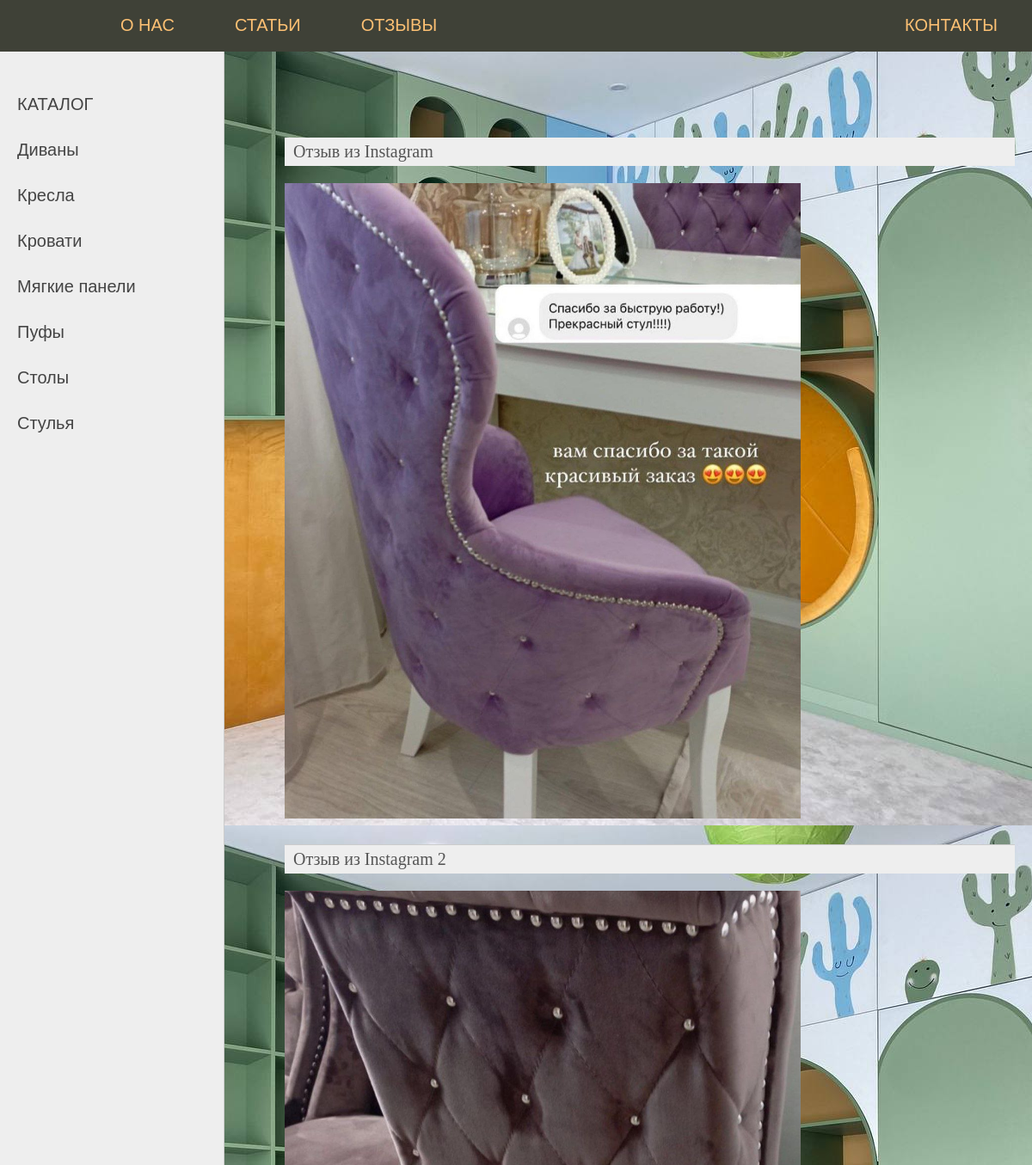
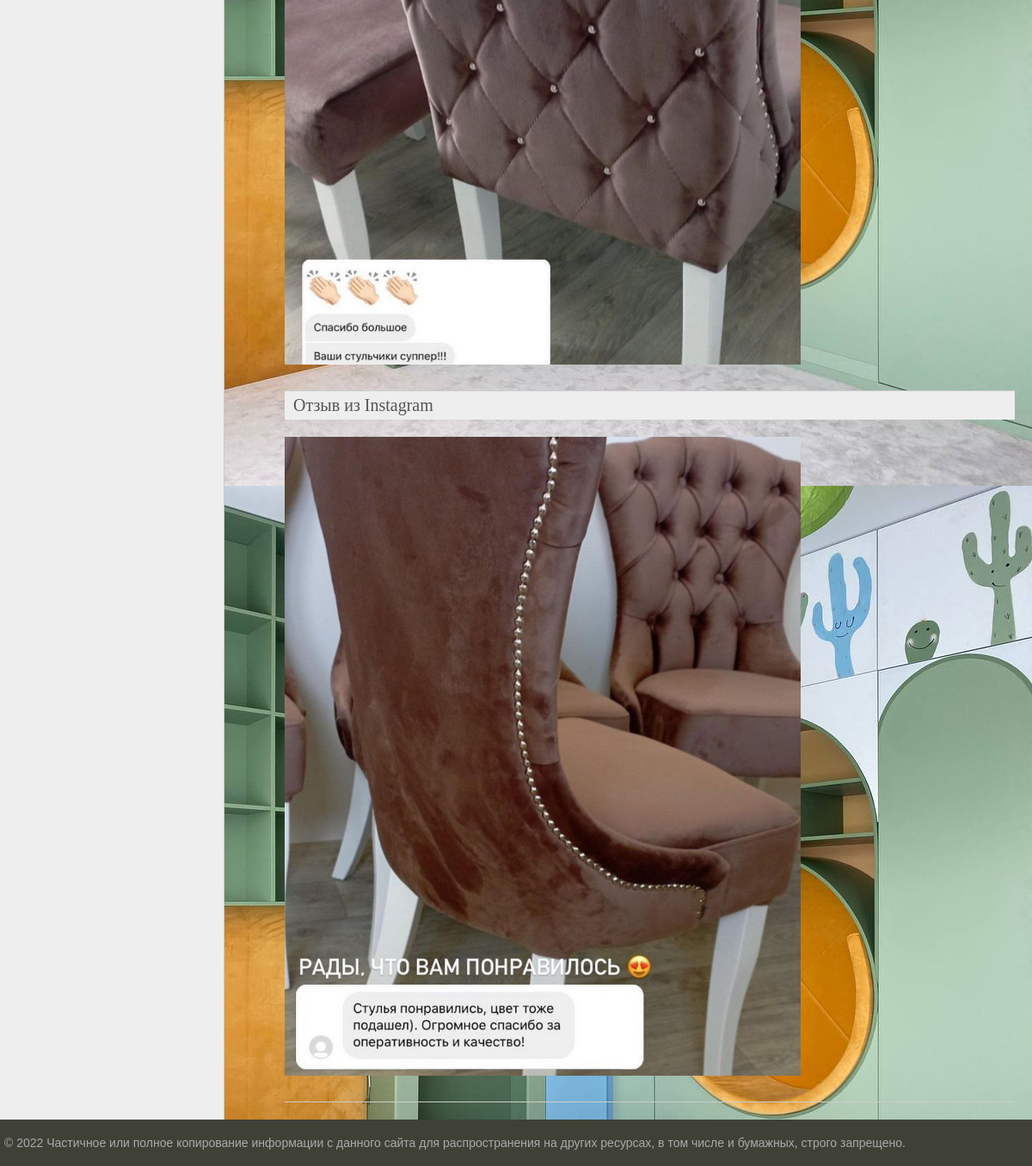
/comment/, run on the app's committed database (2 pictures, top to bottom).
### candeni/models.py (models this page shows, shortened)
class Category(models.Model):
    name = models.CharField(max_length=100, db_index=True, verbose_name="Категории")
    slug = models.SlugField(max_length=255, unique=True, db_index=True, verbose_name="URL")
    def get_absolute_url(self):
        return reverse('category', kwargs={'cat_id': self.pk})
    class Meta:
        verbose_name = "Категории"
        verbose_name_plural = "Категории"

class Comment(models.Model):
    name = models.CharField(max_length=255, verbose_name="Отзыв")
    slug = models.SlugField(max_length=255, unique=True, db_index=True, verbose_name="URL")
    photo = models.ImageField(upload_to="photos/%Y/%m/%d/", verbose_name="Фото отзыва")
    time_update = models.DateTimeField(auto_now=True, verbose_name="Время публикации")
    is_published = models.BooleanField(default=True, verbose_name="Публикация статьи")
    class Meta:
        verbose_name = "Отзывы"
        verbose_name_plural = "Отзывы"
        ordering = ['id']

### candeni/views.py (the view)
# urls.py: path('comment/', comment, name='comment'),
def comment(request):
    comment = Comment.objects.all()
    context = {
        'comment': comment,
        'menu': menu,
        'title': 'Главная страница'
    }
    return render(request, "candeni/comment.html", context=context)

### candeni/templatetags/candeni_tags.py (called while the page is built)
@register.simple_tag(name='getcats')
def get_categories():
    return Category.objects.all()

@register.inclusion_tag('candeni/list_categories.html')
def show_categories(sort=None, cat_selected=0):
    if not sort:
        cats = Category.objects.all()
    else:
        cats = Category.objects.order_by(sort)
    return {'cats': cats, 'cat_selected': cat_selected}

### candeni/templates/candeni/comment.html (shortened to what this page needs)
{% extends 'candeni/base.html' %}
{% block content %}
<ul class="list-articles">
{% for m in comment %}
      <li><div class="article-panel">
  <p  class="first">{{m.name}}</p>
</div>
{%if m.photo %}
    <p><img class="img-articale-left thumb" src="{{m.photo.url}}"></p>
{% endif %}
      </li>
  {% endfor %}
</ul>
{% endblock %}

### candeni/templates/candeni/base.html (shortened to what this page needs)
{% load static %}
{% load candeni_tags %}
<!DOCTYPE html>
<html>
<head>
  <link type="text/css" href="{% static 'candeni/css/styles.css' %}" rel="stylesheet" />
</head>
<body>
<table class="table-page" border=0 cellpadding="0" cellspacing="0">
<tr><td valign=top>
{% block mainmenu %}
    <div class="header">
      <ul id="mainmenu" class="mainmenu">
      <li class="logo"><a href="{% url 'home' %}"><div class="logo"></div></a></li>
          {% for m in menu %}
  {% if not forloop.last %}
      <li><a href="{% url m.url_name %}">{{m.title}}</a></li>
  {% else %}
      <li class="last"><a href="{% url m.url_name %}">{{m.title}}</a></li>
  {% endif %}
{% endfor %}
      </ul>
    </div>
{% endblock mainmenu %}
<table class="table-content" border=0 cellpadding="0" cellspacing="0">
<tr>
  <td valign="top" class="left-chapters">
      {% getcats as categories %}
  <ul id="leftchapters">
    {% if cat_selected == 0 %}
    <li class="selected">КАТАЛОГ</li>
    {% else %}
    <li><a href="{% url 'home' %}">КАТАЛОГ</a> </li>
    {% endif %}
      {% show_categories 'name' cat_selected %}
  </ul>
</td>
<td valign="top" class="content">
  <div class="content-text">
{% block content %}{% endblock %}
      </div>
</td></tr></table>
</td></tr>
<tr><td valign=top>
  <div id="footer">
    <p>&copy; 2022 Частичное или полное копирование информации с данного сайта для распространения на других ресурсах, в том числе и бумажных, строго запрещено.</p>
  </div>
</td></tr></table>
</body>
</html>

### candeni/templates/candeni/list_categories.html
{% for c in cats %}
      {% if c.pk == cat_selected %}
    <li class="selected">{{ c.name }} </li>
      {% else %}
    <li><a href="{{ c.get_absolute_url }}">{{ c.name }}</a> </li>
      {% endif %}
    {% endfor %}

### candeni/static/candeni/css/styles.css (style rules this page uses)
html, body { background-image: url(../images/fon.jpg); font-family: 'Arial'; margin: 0; padding: 0; height: 100%; width: 100%; color: #444; }
a { color: #0059b2; text-decoration: none; }
img { max-width: 600px; height: auto; }
div.article-panel { background: #eee; padding: 5px 10px 5px 10px; box-sizing: border-box; overflow: hidden; color: #555; }
div.article-panel p.first { margin: 0; float: left; }
ul.list-articles { list-style: none; margin: 0; padding: 0; }
ul.list-articles li { border-bottom: 1px solid #ccc; }
.table-page { width: 100%; height: 100%; vertical-align: top; }
.table-page tr { height: 100%; }
.header { background: #3F4137; height: 60px; }
.logo { background: url('../images/candeni_logo.png') no-repeat 10px 5px; width: 110px; height: 160px; }
ul.mainmenu { list-style: none; margin: 0; padding: 0; height: 60px; color: #fdc073; font-size: 20px; overflow: hidden; }
ul.mainmenu li { float: left; margin: 18px 40px 0 30px; }
ul.mainmenu li.logo { margin: 0; }
ul.mainmenu li.last { float: right; }
ul.mainmenu li a { color: #fdc073; text-decoration: none; }
.table-content { width: 100%; min-height: 100%; height: 100%; }
.left-chapters { margin: 0; background: #eee; border-right: 1px solid #ccc; min-height: 100%; }
.left-chapters ul { width: 230px; min-height: 100%; margin: 0; padding: 20px 10px 10px 20px; list-style: none; font-size: 20px; }
.left-chapters ul li { margin: 30px 0 0 0; color: #999; }
.left-chapters ul li a { color: #444; text-decoration: none; }
.content { padding: 40px 20px 20px 40px; width: 100%; box-sizing: border-box; }
.content-text { margin: 60px 0 0 30px; color: #000; font-size: 20px; font-family: Yandex Sans Display Light; }
#footer { box-sizing: border-box; background: #3F4137; padding: 5px; color: #aaa; font-size: 14px; font-family: Verdana, Geneva, Arial, Helvetica; text-align: left; overflow: hidden; }

### data on the page
Category: name "Диваны"
Category: name "Кресла"
Category: name "Кровати"
Category: name "Мягкие панели"
Category: name "Пуфы"
Category: name "Столы"
Category: name "Стулья"
Comment: name "Отзыв из Instagram", photo (picture)
Comment: name "Отзыв из Instagram 2", photo (picture)
Comment: name "Отзыв из Instagram", photo (picture)

### other printed values
{{ m.title }} "О НАС" "СТАТЬИ" "ОТЗЫВЫ"
{{ m.title }} "КОНТАКТЫ"
